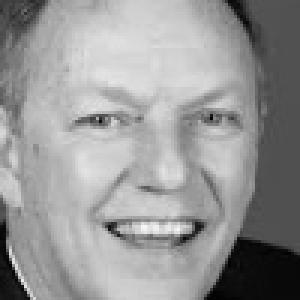
#> input picture assig1/facedatabase/0.jpg, 100 x 100 px, given in place of the camera (shown 3 times larger)
$ python cropFromVideo.py
#> lines starting #> are read from the running program, lines starting #| are printed output that depends on the picture; after the words box and inside, x2 and y2 are one past the last pixel; in counts of white or black regions, pixels touching at a corner belong together
import cv2
import numpy as np

#import cv2 Classifiers
face_cascade = cv2.CascadeClassifier('haarcascades/haarcascade_frontalface_default.xml')
video_capture = cv2.VideoCapture(0)
number = 30
numStop = number +5

while(number<numStop):
    # Capture frame-by-frame
    ret, frame = video_capture.read()
#> frame is the input picture: shape (100, 100, 3); min 0, max 246, mean 150.9
    gray = cv2.cvtColor(frame, cv2.COLOR_BGR2GRAY)

    faces = face_cascade.detectMultiScale(
        gray,
        scaleFactor=1.3,
        minNeighbors=5
    )
#> faces = [[10, 8, 83, 83]]

    # Draw a rectangle around the faces and eyes
    for (x, y, w, h) in faces:

        cv2.rectangle(frame,(x,y),(x+w,y+h),(0,255,0),2)
        #crop the image, resize to 100*100
        roi_gray = gray[y:y+h, x:x+w]
        resized = cv2.resize(roi_gray,(100,100))
        #save image in crop folder,required to create before running code
        if cv2.waitKey(1) & 0xFF == ord('c'):
            cv2.imwrite('cap/'+str(number)+'.jpg',resized)
            number = number +1
            print(w,h)
        cv2.waitKey(150)
#> this loop made 1 pass; (key q is pressed on pass 1)
#> pass 1, `roi_gray = gray[y:y+h, x:x+w]`:
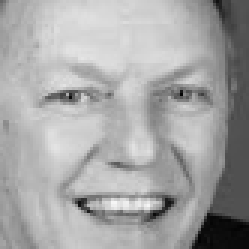
#> roi_gray: shape (83, 83) (shown 3 times larger); min 3, max 246, mean 165.2
#> after the loop:
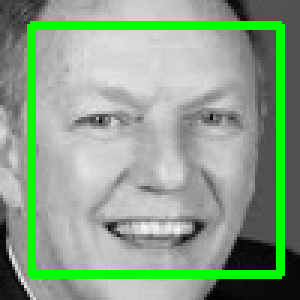
#> frame: shape (100, 100, 3) (shown 3 times larger); 9.92% of pixels changed, all inside (x1, y1, x2, y2) = (9, 7, 95, 93)
#> after the loop, number = 30

    # Display the resulting frame
    cv2.imshow('Video', frame)
    if cv2.waitKey(1) & 0xFF == ord('q'):
#> (key q is pressed here)
        break

# When everything is done, release the capture
video_capture.release()
cv2.destroyAllWindows()

$ run again, on assig1/facedatabase/1.jpg
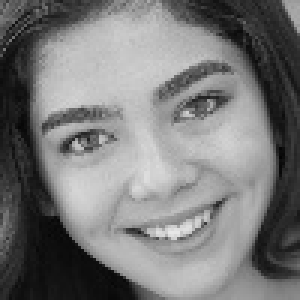
#> input picture assig1/facedatabase/1.jpg, 100 x 100 px, given in place of the camera (shown 3 times larger)
#> frame is the input picture: shape (100, 100, 3); min 3, max 231, mean 121.1
#> faces = [[5, 5, 89, 89]]
#> the loop `for (x, y, w, h) in faces: ` made 1 pass; (key q is pressed on pass 1)
#> pass 1, `resized = cv2.resize(roi_gray,(100,100))`:
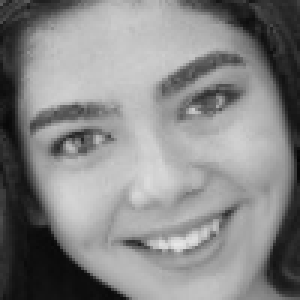
#> resized: shape (100, 100) (shown 3 times larger); min 4, max 231, mean 134.6
#> after the loop `for (x, y, w, h) in faces:`:
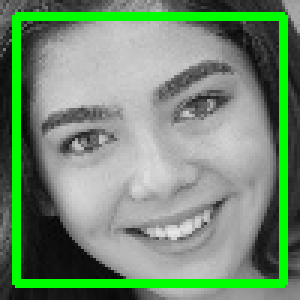
#> frame: shape (100, 100, 3) (shown 3 times larger); 10.64% of pixels changed, all inside (x1, y1, x2, y2) = (4, 4, 96, 96)
#> after the loop `for (x, y, w, h) in faces:`: number = 30

$ run again, on assig1/facedatabase/10.jpg
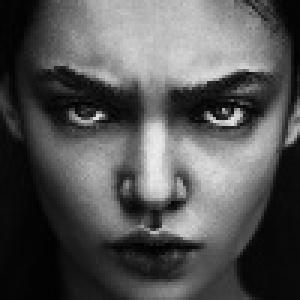
#> input picture assig1/facedatabase/10.jpg, 100 x 100 px, given in place of the camera (shown 3 times larger)
#> frame is the input picture: shape (100, 100, 3); min 0, max 239, mean 84.1
#> faces = [[9, 6, 86, 86]]
#> the loop `for (x, y, w, h) in faces: ` made 1 pass; (key q is pressed on pass 1)
#> pass 1, `resized = cv2.resize(roi_gray,(100,100))`:
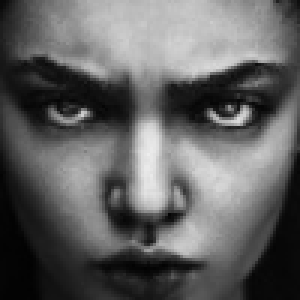
#> resized: shape (100, 100) (shown 3 times larger); min 2, max 237, mean 97.2
#> after the loop `for (x, y, w, h) in faces:`:
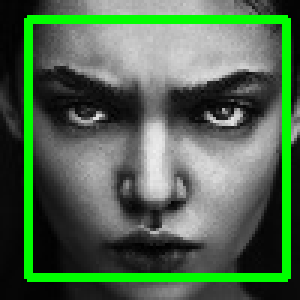
#> frame: shape (100, 100, 3) (shown 3 times larger); 10.28% of pixels changed, all inside (x1, y1, x2, y2) = (8, 5, 97, 94)
#> after the loop `for (x, y, w, h) in faces:`: number = 30

$ run again, on assig1/facedatabase/11.jpg
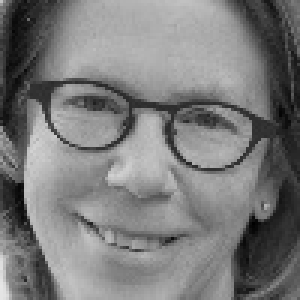
#> input picture assig1/facedatabase/11.jpg, 100 x 100 px, given in place of the camera (shown 3 times larger)
#> frame is the input picture: shape (100, 100, 3); min 0, max 230, mean 122.9
#> faces = [[6, 6, 89, 89]]
#> the loop `for (x, y, w, h) in faces: ` made 1 pass; (key q is pressed on pass 1)
#> pass 1, `resized = cv2.resize(roi_gray,(100,100))`:
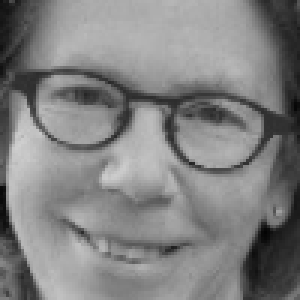
#> resized: shape (100, 100) (shown 3 times larger); min 3, max 207, mean 129.3
#> after the loop `for (x, y, w, h) in faces:`:
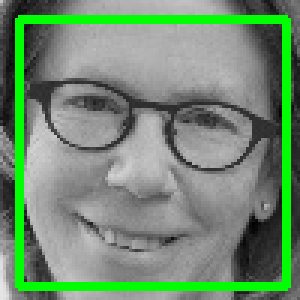
#> frame: shape (100, 100, 3) (shown 3 times larger); 10.64% of pixels changed, all inside (x1, y1, x2, y2) = (5, 5, 97, 97)
#> after the loop `for (x, y, w, h) in faces:`: number = 30
